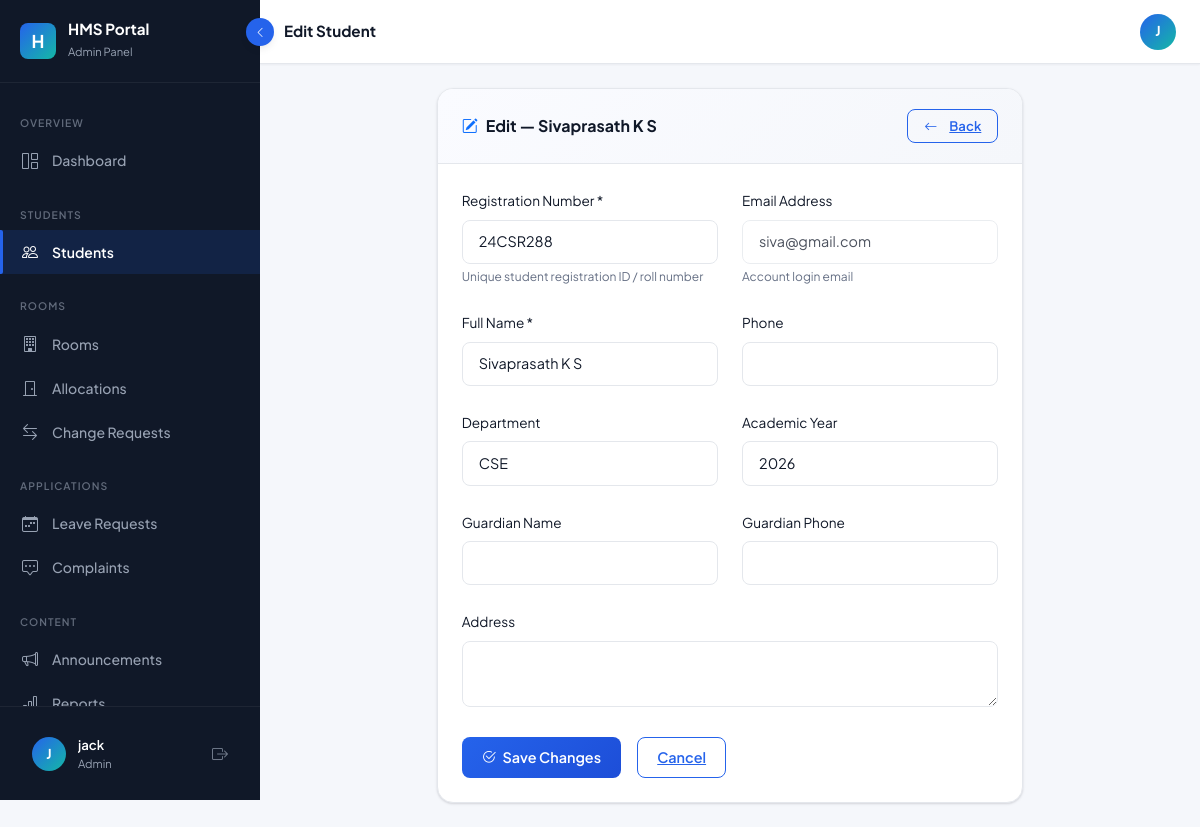
/admin/students/1/edit (signed in), run on the app's committed database.
### tables this page shows
CREATE TABLE Users (
    user_id       INTEGER PRIMARY KEY AUTOINCREMENT,
    email         TEXT NOT NULL UNIQUE,
    password_hash TEXT NOT NULL,
    role          TEXT NOT NULL DEFAULT 'student' CHECK(role IN ('admin','student')),
    full_name     TEXT NOT NULL,
    phone         TEXT,
    is_active     INTEGER NOT NULL DEFAULT 1,
    created_at    TEXT NOT NULL DEFAULT (datetime('now')),
    updated_at    TEXT NOT NULL DEFAULT (datetime('now'))
);

CREATE TABLE Students (
    student_id          INTEGER PRIMARY KEY AUTOINCREMENT,
    user_id             INTEGER NOT NULL UNIQUE REFERENCES Users(user_id) ON DELETE CASCADE,
    registration_number TEXT NOT NULL UNIQUE,
    department          TEXT,
    academic_year       TEXT,
    guardian_name       TEXT,
    guardian_phone      TEXT,
    address             TEXT,
    account_status      TEXT NOT NULL DEFAULT 'active' CHECK(account_status IN ('active','inactive','suspended')),
    joined_date         TEXT,
    created_at          TEXT NOT NULL DEFAULT (datetime('now'))
);

### routes/admin_routes.py (the view, shortened to what this page needs)
@admin_bp.route('/students/<int:student_id>/edit', methods=['GET', 'POST'])
@admin_required
def edit_student(student_id):
    student = student_service.get_student_by_id(student_id)
    if not student:
        flash('Student not found.', 'danger')
        return redirect(url_for('admin.students'))
    return render_template('admin/edit_student.html', student=student)

### models/db.py (called while the page is built, shortened)
def get_db_path():
    if os.environ.get('DATABASE_FILE'):
        return os.environ['DATABASE_FILE']

def get_db():
    if 'db' not in g:
        db_path = get_db_path()
        g.db = sqlite3.connect(
            db_path,
            detect_types=sqlite3.PARSE_DECLTYPES | sqlite3.PARSE_COLNAMES
        )
        g.db.row_factory = sqlite3.Row   # rows behave like dicts
        g.db.execute("PRAGMA foreign_keys = ON")
        try:
            g.db.execute("PRAGMA journal_mode = WAL")
        except sqlite3.OperationalError:
            g.db.execute("PRAGMA journal_mode = DELETE")
    return g.db

def _wrap_row(d):
    for k, v in d.items():
        if isinstance(v, str) and (k in DATE_KEYS or k.endswith('_date') or k.endswith('_at')):
            d[k] = DateString(v)
    return d

def fetchone(sql, params=()):
    cur = get_db().execute(sql, params)
    row = cur.fetchone()
    return _wrap_row(dict(row)) if row else None

### services/student_service.py (called while the page is built)
def get_student_by_id(student_id):
    return db.fetchone(
        """SELECT s.*, u.email, u.full_name, u.phone
           FROM Students s
           JOIN Users u ON s.user_id = u.user_id
           WHERE s.student_id = ?""",
        (student_id,)
    )

### templates/admin/edit_student.html (shortened to what this page needs)
{% extends "layouts/dashboard.html" %}
{% block page_title %}Edit Student{% endblock %}
{% block sidebar_role %}Admin Panel{% endblock %}
{% block sidebar_nav %}{% include 'admin/_nav.html' %}{% endblock %}
{% block content %}
<div class="row justify-content-center animate-fade-in-up">
  <div class="col-lg-8">
    <div class="hms-card">
      <div class="hms-card-header">
        <span class="hms-card-title">
          <i class="bi bi-pencil-square text-primary"></i>
          Edit — {{ student.full_name }}
        </span>
        <a href="{{ url_for('admin.students') }}" class="btn-hms-outline" style="padding:0.4rem 1rem;font-size:0.82rem;">
          <i class="bi bi-arrow-left me-1"></i> Back
        </a>
      </div>
      <div class="hms-card-body">
        <form method="POST" action="{{ url_for('admin.edit_student', student_id=student.student_id) }}" novalidate>
          <div class="row g-4">
            <div class="col-md-6">
              <label class="form-label fw-600" style="font-size:0.85rem;">Registration Number *</label>
              <input type="text" name="registration_number" class="hms-input" value="{{ student.registration_number }}" required/>
              <div class="form-text" style="font-size:0.75rem;color:var(--hms-text-muted);">Unique student registration ID / roll number</div>
            </div>
            <div class="col-md-6">
              <label class="form-label fw-600" style="font-size:0.85rem;">Email Address</label>
              <input type="email" class="hms-input" value="{{ student.email }}" disabled style="opacity:0.75;cursor:not-allowed;background:rgba(255,255,255,0.04);"/>
              <div class="form-text" style="font-size:0.75rem;color:var(--hms-text-muted);">Account login email</div>
            </div>
            <div class="col-md-6">
              <label class="form-label fw-600" style="font-size:0.85rem;">Full Name *</label>
              <input type="text" name="full_name" class="hms-input" value="{{ student.full_name }}" required/>
            </div>
            <div class="col-md-6">
              <label class="form-label fw-600" style="font-size:0.85rem;">Phone</label>
              <input type="tel" name="phone" class="hms-input" value="{{ student.phone or '' }}"/>
            </div>
            <div class="col-md-6">
              <label class="form-label fw-600" style="font-size:0.85rem;">Department</label>
              <input type="text" name="department" class="hms-input" value="{{ student.department or '' }}"/>
            </div>
            <div class="col-md-6">
              <label class="form-label fw-600" style="font-size:0.85rem;">Academic Year</label>
              <input type="text" name="academic_year" class="hms-input" value="{{ student.academic_year or '' }}"/>
            </div>
            <div class="col-md-6">
              <label class="form-label fw-600" style="font-size:0.85rem;">Guardian Name</label>
              <input type="text" name="guardian_name" class="hms-input" value="{{ student.guardian_name or '' }}"/>
            </div>
            <div class="col-md-6">
              <label class="form-label fw-600" style="font-size:0.85rem;">Guardian Phone</label>
              <input type="tel" name="guardian_phone" class="hms-input" value="{{ student.guardian_phone or '' }}"/>
            </div>
            <div class="col-12">
              <label class="form-label fw-600" style="font-size:0.85rem;">Address</label>
              <textarea name="address" class="hms-input" rows="2" style="resize:vertical;">{{ student.address or '' }}</textarea>
            </div>
            <div class="col-12 d-flex gap-3">
              <button type="submit" class="btn-hms-primary" data-loading>
                <span class="btn-text"><i class="bi bi-check2-circle me-1"></i> Save Changes</span>
              </button>
              <a href="{{ url_for('admin.students') }}" class="btn-hms-outline">Cancel</a>
            </div>
          </div>
        </form>
      </div>
    </div>
  </div>
</div>
{% endblock %}

### static/css/animations.css (style rules this page uses)
:root { --hms-navy: #101828; --hms-navy-light: #1D2939; --hms-navy-mid: #344054; --hms-blue: #2563EB; --hms-blue-light: #3B82F6; --hms-blue-pale: #EFF6FF; --hms-teal: #14B8A6; --hms-teal-light: #2DD4BF; --hms-teal-pale: #F0FDFA; --hms-bg: #F5F7FB; --hms-surface: #FFFFFF; --hms-border: #E4E7EC; --hms-text: #101828; --hms-text-muted: #667085; --hms-success: #12B76A; --hms-warning: #F79009; --hms-danger: #F04438; --hms-info: #0BA5EC; --sidebar-width: 260px; --sidebar-collapsed: 70px; --sidebar-bg: #101828; --sidebar-text: #98A2B3; --sidebar-active-text: #FFFFFF; --sidebar-active-bg: rgba(37,99,235,0.15); --sidebar-active-bar: #2563EB; --sidebar-hover-bg: rgba(255,255,255,0.06); --shadow-xs: 0 1px 2px rgba(16,24,40,0.05); --shadow-sm: 0 1px 3px rgba(16,24,40,0.10), 0 1px 2px rgba(16,24,40,0.06); --shadow-md: 0 4px 8px -2px rgba(16,24,40,0.10), 0 2px 4px -2px rgba(16,24,40,0.06); --shadow-lg: 0 12px 16px -4px rgba(16,24,40,0.08), 0 4px 6px -2px rgba(16,24,40,0.03); --shadow-xl: 0 20px 24px -4px rgba(16,24,40,0.08), 0 8px 8px -4px rgba(16,24,40,0.03); --shadow-glow: 0 0 20px rgba(37,99,235,0.25); --radius-xs: 4px; --radius-sm: 8px; --radius-md: 12px; --radius-lg: 16px; --radius-xl: 24px; --radius-full: 9999px; --space-1: 4px; --space-2: 8px; --space-3: 12px; --space-4: 16px; --space-5: 20px; --space-6: 24px; --space-8: 32px; --space-10: 40px; --space-12: 48px; --ease-smooth: cubic-bezier(0.4, 0, 0.2, 1); --ease-spring: cubic-bezier(0.34, 1.56, 0.64, 1); --ease-out: cubic-bezier(0, 0, 0.2, 1); --dur-fast: 150ms; --dur-normal: 300ms; --dur-slow: 500ms; --dur-xslow: 800ms; }
.animate-fade-in-up { animation: fadeInUp var(--dur-normal) var(--ease-smooth) both; }
.btn-hms-primary { background: linear-gradient(135deg, var(--hms-blue), #1D4ED8); color: #fff; border: none; border-radius: var(--radius-sm); padding: 0.6rem 1.25rem; font-weight: 600; font-size: 0.9rem; cursor: pointer; transition: all var(--dur-normal) var(--ease-smooth); position: relative; overflow: hidden; display: inline-flex; align-items: center; gap: var(--space-2); }
.btn-hms-primary::before { content: ''; position: absolute; inset: 0; background: linear-gradient(135deg, rgba(255,255,255,0.15), transparent); opacity: 0; transition: opacity var(--dur-fast); }
.btn-hms-outline { background: transparent; color: var(--hms-blue); border: 1.5px solid var(--hms-blue); border-radius: var(--radius-sm); padding: 0.55rem 1.2rem; font-weight: 600; font-size: 0.9rem; cursor: pointer; transition: all var(--dur-normal) var(--ease-smooth); display: inline-flex; align-items: center; gap: var(--space-2); }
.hms-card { background: var(--hms-surface); border: 1px solid var(--hms-border); border-radius: var(--radius-lg); box-shadow: var(--shadow-sm); overflow: hidden; transition: box-shadow var(--dur-normal) var(--ease-smooth), transform var(--dur-normal) var(--ease-smooth); }
.hms-card-header { padding: var(--space-5) var(--space-6); border-bottom: 1px solid var(--hms-border); display: flex; align-items: center; justify-content: space-between; background: linear-gradient(135deg, #FAFBFF 0%, #F5F7FB 100%); }
.hms-card-title { font-size: 1rem; font-weight: 700; color: var(--hms-text); display: flex; align-items: center; gap: var(--space-2); }
.hms-card-body { padding: var(--space-6); }
.hms-input { width: 100%; border: 1.5px solid var(--hms-border); border-radius: var(--radius-sm); padding: 0.65rem var(--space-4); font-size: 0.9rem; color: var(--hms-text); background: var(--hms-surface); transition: border-color var(--dur-fast), box-shadow var(--dur-fast); outline: none; }

### static/css/main.css (style rules this page uses)
*, *::before, *::after { box-sizing: border-box; }
body { font-family: 'Plus Jakarta Sans', 'Inter', system-ui, -apple-system, sans-serif; background: var(--hms-bg); color: var(--hms-text); margin: 0; padding: 0; -webkit-font-smoothing: antialiased; }
a { color: var(--hms-blue); }

### data on the page
Users: full_name "Sivaprasath K S", email "siva@gmail.com"
Students: registration_number "24CSR288", department "CSE", academic_year "2026"

### other printed values
{{ session.name[0]|upper if session.name else 'U' }} "J"
{{ session.name }} "jack"
{{ session.role|capitalize }} "Admin"
